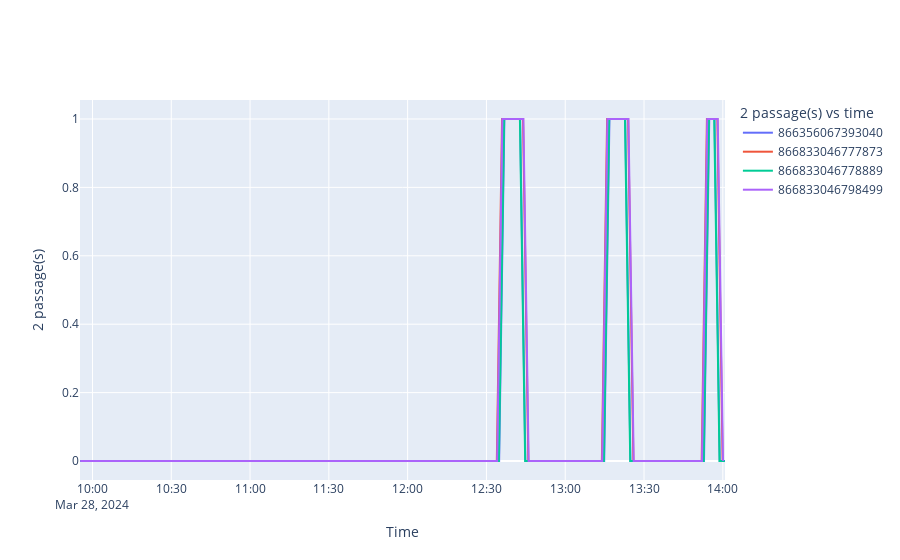

Source (notebook cell):
### Code cell
graphe_capteurs(indicateur="2 passage(s)",df=df_capteur_entreprise)
